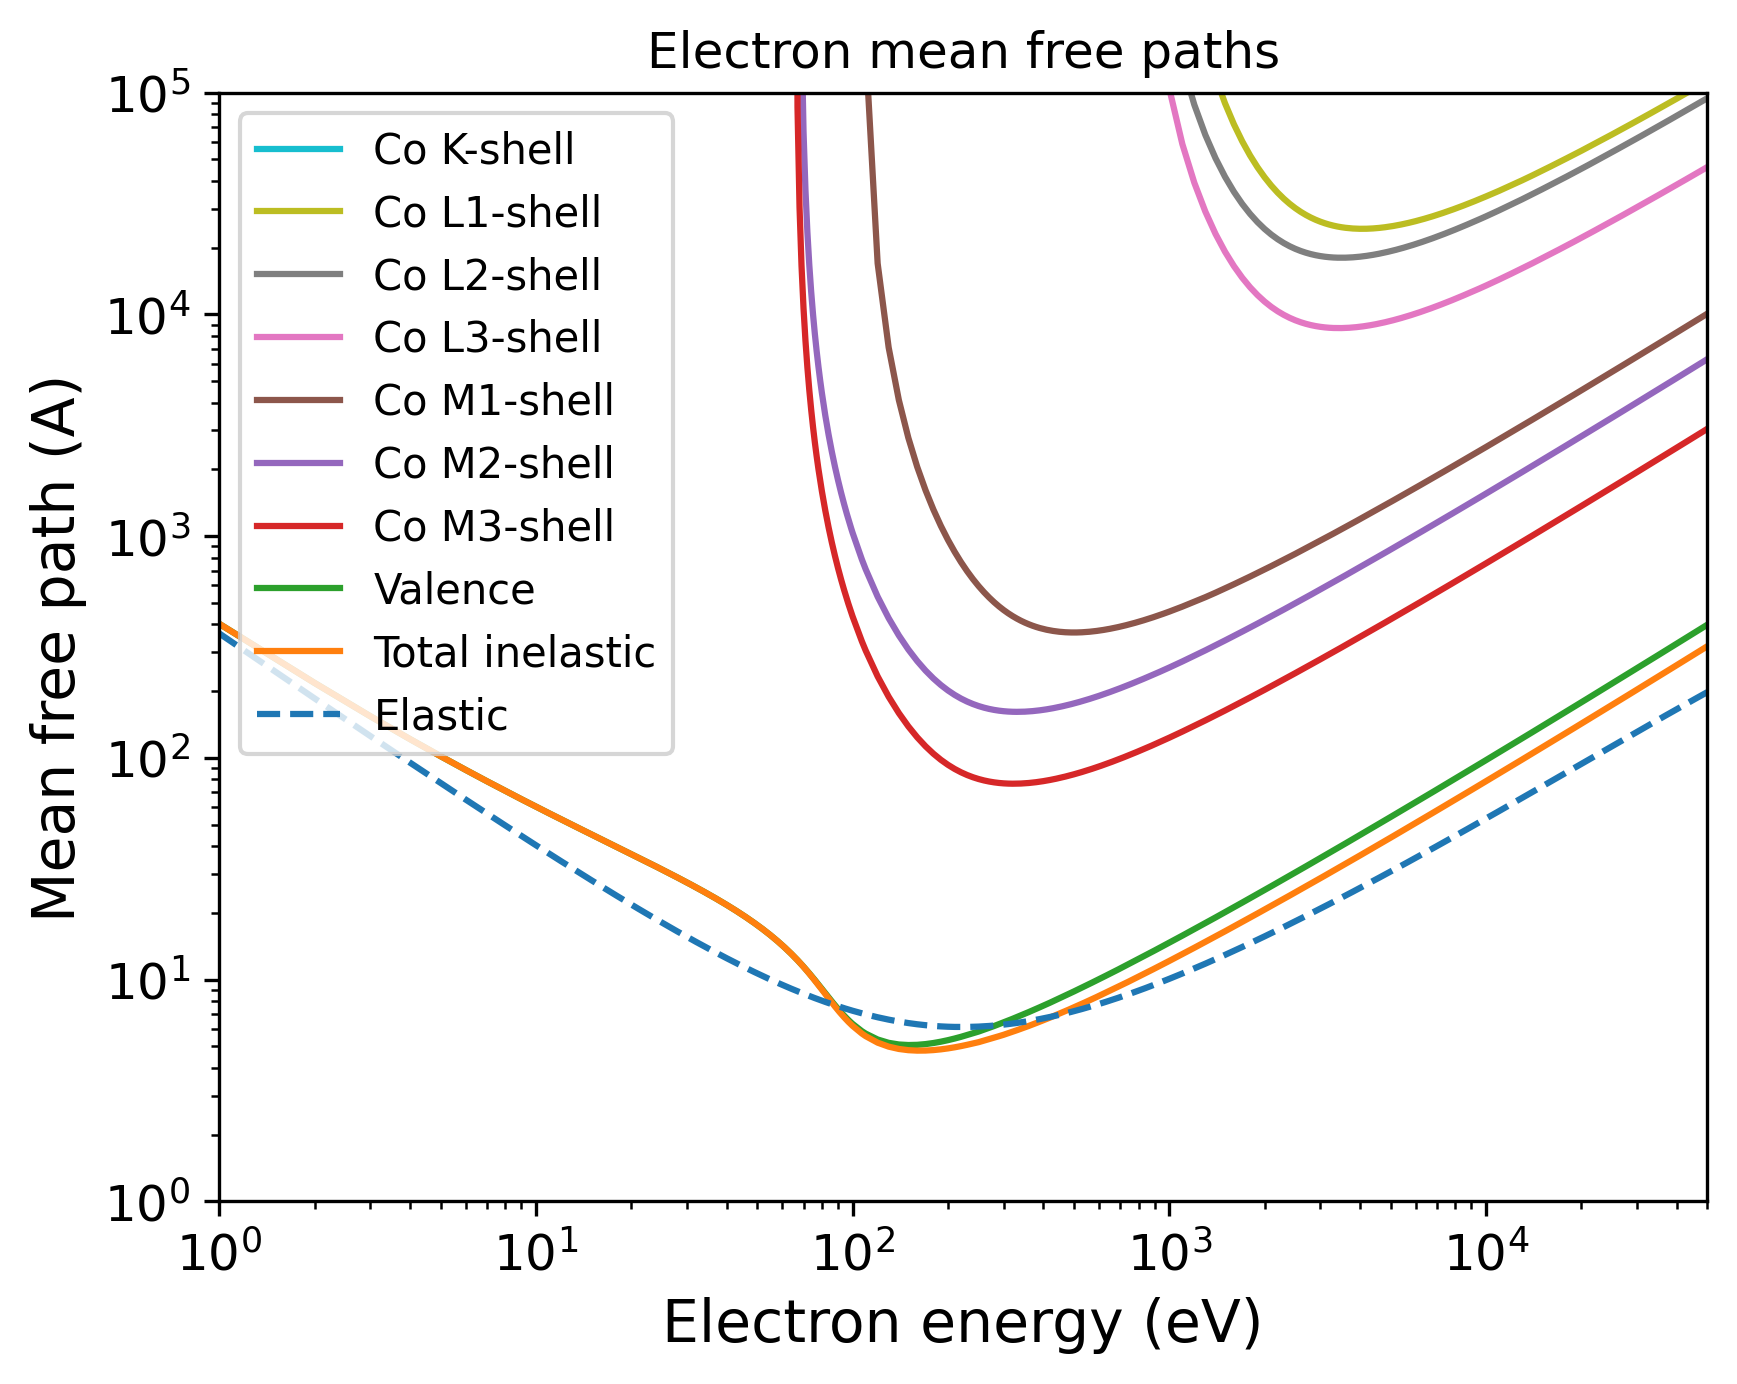

The Python source for this figure:
import pandas as pd
import numpy as np
import matplotlib.pyplot as plt
import matplotlib.cm as cm
# Set the format:
plt.xlabel("Electron energy (eV)", fontsize=14)
plt.ylabel("Mean free path (A)", fontsize=14)
plt.xticks(fontsize=12)
plt.yticks(fontsize=12)
plt.grid(False)
# Set the axes:
# Read the output file:
df = pd.read_csv(r"OUTPUT_Co_Electron_IMFP.dat", sep=r'\s+', header=None, comment="#", skipinitialspace=True)
plt.xscale("log")
plt.yscale("log")
# Prepare the plot:
columns_to_plot = [ 1, 2, 3, 4, 5, 6, 7, 8, 9]
labels = [ "Co K-shell", "Co L1-shell", "Co L2-shell", "Co L3-shell", "Co M1-shell", "Co M2-shell", "Co M3-shell", "Valence", "Total inelastic"]
# Create N distinct colors from a colormap
N = len(columns_to_plot)
colors = plt.cm.tab10(np.linspace(1, 0, 10))
# Set line styles:
linestyles = [ "-", "-", "-", "-", "-", "-", "-", "-", "-"]
for i, col in enumerate(columns_to_plot):
    color = colors[i % len(colors)]
    ls    = linestyles[i % len(linestyles)]
    label = labels[i % len(labels)]
    plt.plot(df.iloc[:, 0], df.iloc[:, col],
    color=color,
    label=label,
    linestyle=ls)
# Add a curve from the second file
df2 = pd.read_csv(r"OUTPUT_Co_Electron_EMFP.dat", sep=r'\s+', header=None, comment="#", skipinitialspace=True)
columns_to_plot2 = [ 2]
labels2 = [ "Elastic"]
# Create second part of the plot:
for col, label in zip(columns_to_plot2, labels2):
    plt.plot(df2.iloc[:, 0], df2.iloc[:, col], label=label, linestyle="--")
plt.xlim(1.00000000,50000.00000000)
plt.ylim(1.00000000,100000.00000000)
plt.title("Electron mean free paths")
plt.legend(loc="best", fontsize=10)
# Save the plot in this format:
plt.savefig("OUTPUT_MFP_electron.png", dpi=300, bbox_inches="tight")
